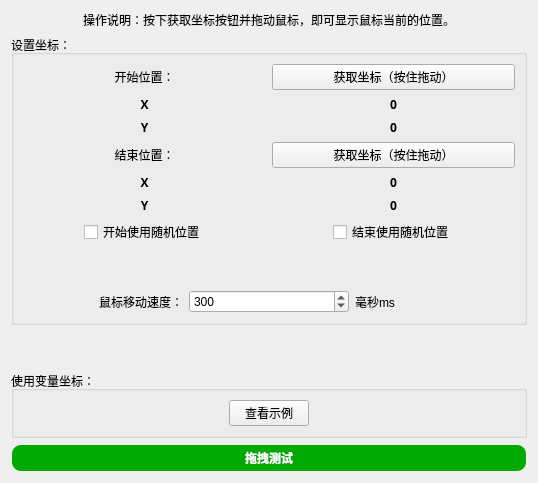
       <widget class="QWidget" name="tab_14">
        <attribute name="title">
         <string>鼠标拖拽</string>
        </attribute>
        <layout class="QVBoxLayout" name="verticalLayout_29">
         <item>
          <widget class="QLabel" name="label_67">
           <property name="text">
            <string>操作说明：按下获取坐标按钮并拖动鼠标，即可显示鼠标当前的位置。</string>
           </property>
           <property name="alignment">
            <set>Qt::AlignmentFlag::AlignCenter</set>
           </property>
           <property name="wordWrap">
            <bool>false</bool>
           </property>
          </widget>
         </item>
         <item>
          <widget class="QGroupBox" name="groupBox_64">
           <property name="title">
            <string>设置坐标：</string>
           </property>
           <layout class="QVBoxLayout" name="verticalLayout_14">
            <item>
             <layout class="QGridLayout" name="gridLayout_17">
              <item row="0" column="0">
               <widget class="QLabel" name="label_57">
                <property name="text">
                 <string>开始位置：</string>
                </property>
                <property name="alignment">
                 <set>Qt::AlignmentFlag::AlignCenter</set>
                </property>
               </widget>
              </item>
              <item row="0" column="1">
               <widget class="QPushButton" name="pushButton_12">
                <property name="text">
                 <string>获取坐标（按住拖动）</string>
                </property>
               </widget>
              </item>
              <item row="1" column="0">
               <widget class="QLabel" name="label_58">
                <property name="font">
                 <font>
                  <family>微软雅黑</family>
                  <bold>true</bold>
                 </font>
                </property>
                <property name="text">
                 <string>X</string>
                </property>
                <property name="alignment">
                 <set>Qt::AlignmentFlag::AlignCenter</set>
                </property>
               </widget>
              </item>
              <item row="1" column="1">
               <widget class="QLabel" name="label_59">
                <property name="font">
                 <font>
                  <family>微软雅黑</family>
                  <bold>true</bold>
                 </font>
                </property>
                <property name="text">
                 <string>0</string>
                </property>
                <property name="alignment">
                 <set>Qt::AlignmentFlag::AlignCenter</set>
                </property>
               </widget>
              </item>
              <item row="2" column="1">
               <widget class="QLabel" name="label_61">
                <property name="font">
                 <font>
                  <family>微软雅黑</family>
                  <bold>true</bold>
                 </font>
                </property>
                <property name="text">
                 <string>0</string>
                </property>
                <property name="alignment">
                 <set>Qt::AlignmentFlag::AlignCenter</set>
                </property>
               </widget>
              </item>
              <item row="2" column="0">
               <widget class="QLabel" name="label_60">
                <property name="font">
                 <font>
                  <family>微软雅黑</family>
                  <bold>true</bold>
                 </font>
                </property>
                <property name="text">
                 <string>Y</string>
                </property>
                <property name="alignment">
                 <set>Qt::AlignmentFlag::AlignCenter</set>
                </property>
               </widget>
              </item>
             </layout>
            </item>
            <item>
             <layout class="QGridLayout" name="gridLayout_18">
              <item row="0" column="1">
               <widget class="QPushButton" name="pushButton_13">
                <property name="text">
                 <string>获取坐标（按住拖动）</string>
                </property>
               </widget>
              </item>
              <item row="2" column="0">
               <widget class="QLabel" name="label_64">
                <property name="font">
                 <font>
                  <family>微软雅黑</family>
                  <bold>true</bold>
                 </font>
                </property>
                <property name="text">
                 <string>Y</string>
                </property>
                <property name="alignment">
                 <set>Qt::AlignmentFlag::AlignCenter</set>
                </property>
               </widget>
              </item>
              <item row="1" column="0">
               <widget class="QLabel" name="label_63">
                <property name="font">
                 <font>
                  <family>微软雅黑</family>
                  <bold>true</bold>
                 </font>
                </property>
                <property name="text">
                 <string>X</string>
                </property>
                <property name="alignment">
                 <set>Qt::AlignmentFlag::AlignCenter</set>
                </property>
               </widget>
              </item>
              <item row="0" column="0">
               <widget class="QLabel" name="label_62">
                <property name="text">
                 <string>结束位置：</string>
                </property>
                <property name="alignment">
                 <set>Qt::AlignmentFlag::AlignCenter</set>
                </property>
               </widget>
              </item>
              <item row="2" column="1">
               <widget class="QLabel" name="label_66">
                <property name="font">
                 <font>
                  <family>微软雅黑</family>
                  <bold>true</bold>
                 </font>
                </property>
                <property name="text">
                 <string>0</string>
                </property>
                <property name="alignment">
                 <set>Qt::AlignmentFlag::AlignCenter</set>
                </property>
               </widget>
              </item>
              <item row="1" column="1">
               <widget class="QLabel" name="label_65">
                <property name="font">
                 <font>
                  <family>微软雅黑</family>
                  <bold>true</bold>
                 </font>
                </property>
                <property name="text">
                 <string>0</string>
                </property>
                <property name="alignment">
                 <set>Qt::AlignmentFlag::AlignCenter</set>
                </property>
               </widget>
              </item>
             </layout>
            </item>
            <item>
             <layout class="QHBoxLayout" name="horizontalLayout_27">
              <item>
               <spacer name="horizontalSpacer_13">
                <property name="orientation">
                 <enum>Qt::Orientation::Horizontal</enum>
                </property>
                <property name="sizeHint" stdset="0">
                 <size>
                  <width>40</width>
                  <height>20</height>
                 </size>
                </property>
               </spacer>
              </item>
              <item>
               <widget class="QCheckBox" name="checkBox_8">
                <property name="layoutDirection">
                 <enum>Qt::LayoutDirection::LeftToRight</enum>
                </property>
                <property name="autoFillBackground">
                 <bool>false</bool>
                </property>
                <property name="text">
                 <string>开始使用随机位置</string>
                </property>
               </widget>
              </item>
              <item>
               <spacer name="horizontalSpacer_14">
                <property name="orientation">
                 <enum>Qt::Orientation::Horizontal</enum>
                </property>
                <property name="sizeHint" stdset="0">
                 <size>
                  <width>40</width>
                  <height>20</height>
                 </size>
                </property>
               </spacer>
              </item>
              <item>
               <spacer name="horizontalSpacer_15">
                <property name="orientation">
                 <enum>Qt::Orientation::Horizontal</enum>
                </property>
                <property name="sizeHint" stdset="0">
                 <size>
                  <width>40</width>
                  <height>20</height>
                 </size>
                </property>
               </spacer>
              </item>
              <item>
               <widget class="QCheckBox" name="checkBox_7">
                <property name="acceptDrops">
                 <bool>false</bool>
                </property>
                <property name="layoutDirection">
                 <enum>Qt::LayoutDirection::LeftToRight</enum>
                </property>
                <property name="autoFillBackground">
                 <bool>false</bool>
                </property>
                <property name="text">
                 <string>结束使用随机位置</string>
                </property>
                <property name="autoRepeat">
                 <bool>false</bool>
                </property>
                <property name="autoExclusive">
                 <bool>false</bool>
                </property>
                <property name="tristate">
                 <bool>false</bool>
                </property>
               </widget>
              </item>
              <item>
               <spacer name="horizontalSpacer_16">
                <property name="orientation">
                 <enum>Qt::Orientation::Horizontal</enum>
                </property>
                <property name="sizeHint" stdset="0">
                 <size>
                  <width>40</width>
                  <height>20</height>
                 </size>
                </property>
               </spacer>
              </item>
             </layout>
            </item>
            <item>
             <spacer name="verticalSpacer_42">
              <property name="orientation">
               <enum>Qt::Orientation::Vertical</enum>
              </property>
              <property name="sizeHint" stdset="0">
               <size>
                <width>20</width>
                <height>40</height>
               </size>
              </property>
             </spacer>
            </item>
            <item>
             <layout class="QHBoxLayout" name="horizontalLayout_41">
              <item>
               <widget class="QLabel" name="label_199">
                <property name="text">
                 <string>鼠标移动速度：</string>
                </property>
                <property name="alignment">
                 <set>Qt::AlignmentFlag::AlignRight|Qt::AlignmentFlag::AlignTrailing|Qt::AlignmentFlag::AlignVCenter</set>
                </property>
               </widget>
              </item>
              <item>
               <widget class="QSpinBox" name="spinBox_32">
                <property name="maximum">
                 <number>999999</number>
                </property>
                <property name="value">
                 <number>300</number>
                </property>
               </widget>
              </item>
              <item>
               <widget class="QLabel" name="label_200">
                <property name="text">
                 <string>毫秒ms</string>
                </property>
               </widget>
              </item>
             </layout>
            </item>
           </layout>
          </widget>
         </item>
         <item>
          <spacer name="verticalSpacer_10">
           <property name="orientation">
            <enum>Qt::Orientation::Vertical</enum>
           </property>
           <property name="sizeHint" stdset="0">
            <size>
             <width>20</width>
             <height>40</height>
            </size>
           </property>
          </spacer>
         </item>
         <item>
          <widget class="QGroupBox" name="groupBox_84">
           <property name="title">
            <string>使用变量坐标：</string>
           </property>
           <layout class="QHBoxLayout" name="horizontalLayout_42">
            <item>
             <spacer name="horizontalSpacer_30">
              <property name="orientation">
               <enum>Qt::Orientation::Horizontal</enum>
              </property>
              <property name="sizeHint" stdset="0">
               <size>
                <width>206</width>
                <height>20</height>
               </size>
              </property>
             </spacer>
            </item>
            <item>
             <widget class="QPushButton" name="pushButton_83">
              <property name="text">
               <string>查看示例</string>
              </property>
             </widget>
            </item>
            <item>
             <spacer name="horizontalSpacer_31">
              <property name="orientation">
               <enum>Qt::Orientation::Horizontal</enum>
              </property>
              <property name="sizeHint" stdset="0">
               <size>
                <width>206</width>
                <height>20</height>
               </size>
              </property>
             </spacer>
            </item>
           </layout>
          </widget>
         </item>
         <item>
          <widget class="QPushButton" name="pushButton_14">
           <property name="palette">
            <palette>
             <active>
              <colorrole role="WindowText">
               <brush brushstyle="SolidPattern">
                <color alpha="255">
                 <red>255</red>
                 <green>255</green>
                 <blue>255</blue>
                </color>
               </brush>
              </colorrole>
              <colorrole role="Button">
               <brush brushstyle="SolidPattern">
                <color alpha="255">
                 <red>0</red>
                 <green>170</green>
                 <blue>0</blue>
                </color>
               </brush>
              </colorrole>
              <colorrole role="Text">
               <brush brushstyle="SolidPattern">
                <color alpha="255">
                 <red>255</red>
                 <green>255</green>
                 <blue>255</blue>
                </color>
               </brush>
              </colorrole>
              <colorrole role="ButtonText">
               <brush brushstyle="SolidPattern">
                <color alpha="255">
                 <red>255</red>
                 <green>255</green>
                 <blue>255</blue>
                </color>
               </brush>
              </colorrole>
              <colorrole role="Base">
               <brush brushstyle="SolidPattern">
                <color alpha="255">
                 <red>0</red>
                 <green>170</green>
                 <blue>0</blue>
                </color>
               </brush>
              </colorrole>
              <colorrole role="Window">
               <brush brushstyle="SolidPattern">
                <color alpha="255">
                 <red>0</red>
                 <green>170</green>
                 <blue>0</blue>
                </color>
               </brush>
              </colorrole>
              <colorrole role="PlaceholderText">
               <brush brushstyle="NoBrush">
                <color alpha="128">
                 <red>255</red>
                 <green>255</green>
                 <blue>255</blue>
                </color>
               </brush>
              </colorrole>
             </active>
             <inactive>
              <colorrole role="WindowText">
               <brush brushstyle="SolidPattern">
                <color alpha="255">
                 <red>255</red>
                 <green>255</green>
                 <blue>255</blue>
                </color>
               </brush>
              </colorrole>
              <colorrole role="Button">
               <brush brushstyle="SolidPattern">
                <color alpha="255">
                 <red>0</red>
                 <green>170</green>
                 <blue>0</blue>
                </color>
               </brush>
              </colorrole>
              <colorrole role="Text">
               <brush brushstyle="SolidPattern">
                <color alpha="255">
                 <red>255</red>
                 <green>255</green>
                 <blue>255</blue>
                </color>
               </brush>
              </colorrole>
              <colorrole role="ButtonText">
               <brush brushstyle="SolidPattern">
                <color alpha="255">
                 <red>255</red>
                 <green>255</green>
                 <blue>255</blue>
                </color>
               </brush>
              </colorrole>
              <colorrole role="Base">
               <brush brushstyle="SolidPattern">
                <color alpha="255">
                 <red>0</red>
                 <green>170</green>
                 <blue>0</blue>
                </color>
               </brush>
              </colorrole>
              <colorrole role="Window">
               <brush brushstyle="SolidPattern">
                <color alpha="255">
                 <red>0</red>
                 <green>170</green>
                 <blue>0</blue>
                </color>
               </brush>
              </colorrole>
              <colorrole role="PlaceholderText">
               <brush brushstyle="NoBrush">
                <color alpha="128">
                 <red>255</red>
                 <green>255</green>
                 <blue>255</blue>
                </color>
               </brush>
              </colorrole>
             </inactive>
             <disabled>
              <colorrole role="WindowText">
               <brush brushstyle="SolidPattern">
                <color alpha="255">
                 <red>255</red>
                 <green>255</green>
                 <blue>255</blue>
                </color>
               </brush>
              </colorrole>
              <colorrole role="Button">
               <brush brushstyle="SolidPattern">
                <color alpha="255">
                 <red>0</red>
                 <green>170</green>
                 <blue>0</blue>
                </color>
               </brush>
              </colorrole>
              <colorrole role="Text">
               <brush brushstyle="SolidPattern">
                <color alpha="255">
                 <red>255</red>
                 <green>255</green>
                 <blue>255</blue>
                </color>
               </brush>
              </colorrole>
              <colorrole role="ButtonText">
               <brush brushstyle="SolidPattern">
                <color alpha="92">
                 <red>0</red>
                 <green>0</green>
                 <blue>0</blue>
                </color>
               </brush>
              </colorrole>
              <colorrole role="Base">
               <brush brushstyle="SolidPattern">
                <color alpha="255">
                 <red>0</red>
                 <green>170</green>
                 <blue>0</blue>
                </color>
               </brush>
              </colorrole>
              <colorrole role="Window">
               <brush brushstyle="SolidPattern">
                <color alpha="255">
                 <red>0</red>
                 <green>170</green>
                 <blue>0</blue>
                </color>
               </brush>
              </colorrole>
              <colorrole role="PlaceholderText">
               <brush brushstyle="NoBrush">
                <color alpha="128">
                 <red>255</red>
                 <green>255</green>
                 <blue>255</blue>
                </color>
               </brush>
              </colorrole>
             </disabled>
            </palette>
           </property>
           <property name="font">
            <font>
             <family>Microsoft YaHei</family>
             <bold>true</bold>
            </font>
           </property>
           <property name="styleSheet">
            <string notr="true">QPushButton {
    background-color: rgb(0, 170, 0);
    color: white;
    border-radius: 10px; /* 设置圆角半径 */
    font-family: 'Microsoft YaHei'; /* 设置字体为微软雅黑 */
    padding: 3px 5px; /* 设置内边距，使按钮看起来更美观 */
    border: 2px solid transparent; /* 设置边框为透明 */
}

QPushButton:hover {
    background-color: rgb(0, 150, 0); /* 设置鼠标悬停时的背景颜色 */
}

QPushButton:pressed {
    background-color: rgb(0, 100, 0); /* 设置按钮按下时的背景颜色 */
}
</string>
           </property>
           <property name="text">
            <string>拖拽测试</string>
           </property>
          </widget>
         </item>
        </layout>
       </widget>
